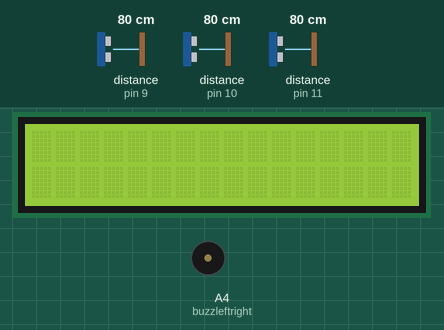
Recording of a sketch running on a simulated Arduino Uno, built with avr-gcc and run on an emulated ATmega328P. On the bench: 16×2 character LCD, buzzer (waves = sounding). Wiring (inferred from the names in the program): 3 × ultrasonic range finder: trigger pin 8, echo pin 9 / trigger pin 12, echo pin 11 / trigger pin 13, echo pin 10. The test bench sets the inputs (shaded band); at power-on: distance to the obstacle (sensors on pin 9, pin 10, pin 11) 80 cm. The echo pulse lasts 58.3 µs per cm.

Above: at 1.2 s.
1.3 s: distance to the obstacle (sensor on pin 9) set to 73 cm
3.4 s: distance to the obstacle (sensor on pin 9) set to 66 cm
At 4.0 s:
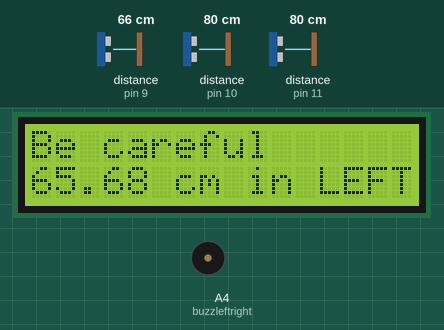
At 4.6 s:
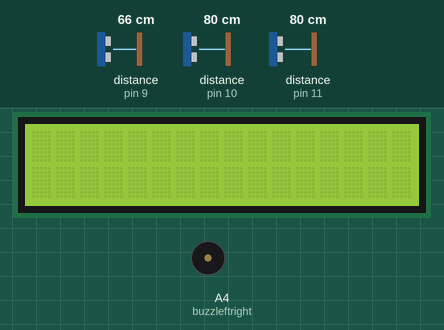
6.7 s: distance to the obstacle (sensor on pin 10) set to 75 cm
9.0 s: distance to the obstacle (sensor on pin 10) set to 67 cm
At 9.8 s:
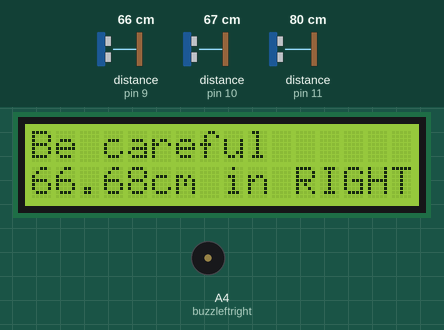
12.0 s: distance to the obstacle (sensor on pin 11) set to 74 cm
15.6 s: distance to the obstacle (sensor on pin 11) set to 66 cm
At 16.9 s:
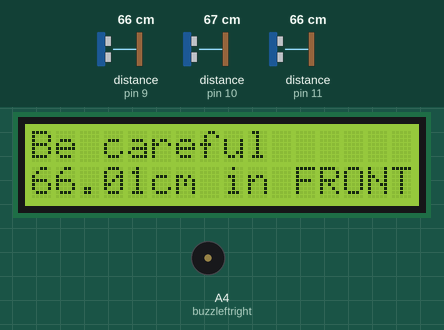
Timing chart, 0 to 21.9 s (numbered marks = the images above; inputs shaded):
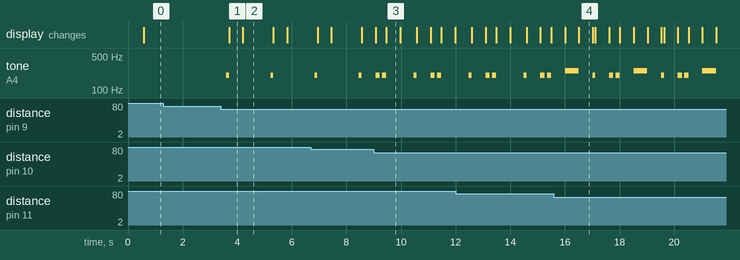

Measured:
- the behaviour switches between 71 and 70 cm on distance to the obstacle (sensor on pin 9) (found by bisection; images 0 and 1)
- the behaviour switches between 71 and 70 cm on distance to the obstacle (sensor on pin 10) (found by bisection; images 2 and 3)
- the behaviour switches between 70 and 69 cm on distance to the obstacle (sensor on pin 11) (found by bisection; images 3 and 4)
- after the input at 1.3 s, every drawn part: stays the same
- after the input at 3.4 s, tone on A4 (buzzleftright): alternates 200 Hz for 0.10 s and silent for 1.5 s, starting after 0.20 s; the display: changes after 0.30 s (image 1)
- after the input at 9.0 s, the display: first differs from a run without the input after 0.46 s (image 3)
- after the input at 15.6 s, the display: first differs from a run without the input after 0.91 s (image 4)
- what the display in image 1 shows lasts 0.5 s, from 3.7 s to 4.2 s

The sketch:

copy_of_istick1.ino
```cpp
#include <LiquidCrystal.h>

const int rs = 7, en = 6, d4 = 5, d5 = 4, d6 = 3, d7 = 2;
LiquidCrystal lcd(rs, en, d4, d5, d6, d7);

const int trig1=8;
const int trig2=12;
const int trig3=13;
const int echo1=9;
const int echo2=11;
const int echo3=10;
const int buzzleftright = A4;


float duration1, distance1;
float duration2, distance2;
float duration3, distance3;

void setup() {
   pinMode(trig1, OUTPUT);
  pinMode(trig2, OUTPUT);
  pinMode(trig3, OUTPUT);

  pinMode(echo1, INPUT);
  pinMode(echo2, INPUT);
  pinMode(echo3, INPUT);

  pinMode(buzzleftright, OUTPUT);

  Serial.begin(9600);

  // set up the LCD's number of columns and rows:
  lcd.begin(16, 2);
}

void loop() {
  left();
  right();
  center();


}

void left(){

  delay(500);
  digitalWrite(trig1, LOW);
  delayMicroseconds(2);
  digitalWrite(trig1, HIGH);
  delayMicroseconds(10);
  digitalWrite(trig1, LOW);

  duration1 = pulseIn(echo1, HIGH);
  distance1 = (duration1*.0343)/2;
  lcd.setCursor(0,0);
  lcd.noDisplay();

  if (distance1<70){
    tone(buzzleftright, 200);
    delay(100);
    noTone(buzzleftright);
  lcd.display();
    //delay(1000);
  lcd.print("Be careful ");
  lcd.setCursor(0,1);
  lcd.print(distance1);
  lcd.setCursor(6,1);
  lcd.print("cm in LEFT");

  //Serial.print("DistanceLeft: ");
  //Serial.println(distance1);

  }
  }


void center(){

  delay(500);
  digitalWrite(trig2, LOW);
  delayMicroseconds(2);
  digitalWrite(trig2, HIGH);
  delayMicroseconds(10);
  digitalWrite(trig2, LOW);

  duration2 = pulseIn(echo2, HIGH);
  distance2 = (duration2*.0343)/2;
  lcd.setCursor(0,0);
  lcd.noDisplay();

  if (distance2<70){
   tone(buzzleftright, 250);
    delay(500);
   noTone(buzzleftright);

  lcd.display();
    //delay(1000);
  lcd.print("Be careful ");
  lcd.setCursor(0,1);
  lcd.print(distance2);
  lcd.setCursor(5,1);
  lcd.print("cm in FRONT");

  //Serial.print("DistanceLeft: ");
  //Serial.println(distance2;
  }


}

void right(){

  delay(500);
  digitalWrite(trig3, LOW);
  delayMicroseconds(2);
  digitalWrite(trig3, HIGH);
  delayMicroseconds(10);
  digitalWrite(trig3, LOW);

  duration3 = pulseIn(echo3, HIGH);
  distance3 = (duration3*.0343)/2;
  lcd.setCursor(0,0);
  lcd.noDisplay();

  if (distance3<70){
    tone(buzzleftright, 200);
    delay(150);
    noTone(buzzleftright);
    delay(90);
    tone(buzzleftright, 200);
    delay(150);
    noTone(buzzleftright);
  lcd.display();
    //delay(1000);
  lcd.print("Be careful ");
  lcd.setCursor(0,1);
  lcd.print(distance3);
  lcd.setCursor(5,1);
  lcd.print("cm in RIGHT");

  //Serial.print("DistanceLeft: ");
  //Serial.println(distance3);
  }

}
```
